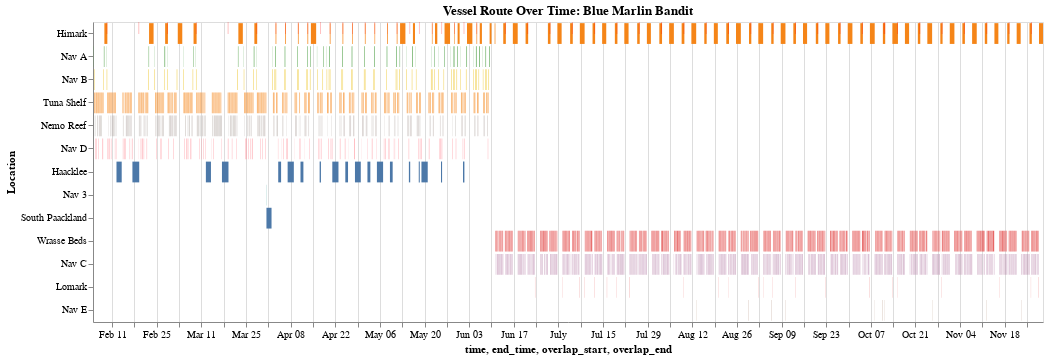

Notebook code for this chart:
### Code cell
# Prepare vessel data
vessel_id = 'bluemarlinbandit292' # Example vessel ID
vessel_data_sorted, location_to_y = prepare_vessel_data(sorted_pings, vessel_id)

# Static visualization
plot_vessel_timeline_static(vessel_data_sorted, location_to_y, harbor_palette)

# Interactive visualization
chart = plot_vessel_timeline_interactive(vessel_data_sorted, location_to_y)
chart.display()

### Figure 1 — Vega-Lite specification as saved in the notebook (floating-point values rounded to 4 significant figures; data arrays with more than 128 entries replaced by an {"elided": "..."} marker saying what was removed)
{"config": {"view": {"continuousWidth": 300, "continuousHeight": 300}}, "layer": [{"data": {"name": "data-719529a56f0980669147512a1de66604"}, "mark": {"type": "bar"}, "encoding": {"color": {"field": "source", "legend": null, "type": "nominal"}, "tooltip": [{"field": "source", "type": "nominal"}, {"field": "time", "type": "temporal"}, {"field": "end_time", "type": "temporal"}, {"field": "dwell_hours", "type": "quantitative"}], "x": {"field": "time", "type": "temporal"}, "x2": {"field": "end_time"}, "y": {"field": "source", "sort": ["Himark", "Nav A", "Nav B", "Tuna Shelf", "Nemo Reef", "Nav D", "Haacklee", "Nav 3", "South Paackland", "Wrasse Beds", "Nav C", "Lomark", "Nav E"], "title": "Location", "type": "nominal"}}, "name": "view_1"}, {"data": {"name": "data-e9d8aaa01efe6a58553bf6d49889a71d"}, "mark": {"type": "bar", "color": "red", "opacity": 0.3}, "encoding": {"x": {"field": "overlap_start", "type": "temporal"}, "x2": {"field": "overlap_end"}, "y": {"value": 0}, "y2": {"value": 12}}}], "height": 300, "params": [{"name": "param_1", "select": {"type": "interval", "encodings": ["x", "y"]}, "bind": "scales", "views": ["view_1"]}], "title": "Vessel Route Over Time: Blue Marlin Bandit", "width": 950, "$schema": "https://vega.github.io/schema/vega-lite/v5.20.1.json", "datasets": {"data-719529a56f0980669147512a1de66604": {"elided": "2708 records"}, "data-e9d8aaa01efe6a58553bf6d49889a71d": {"elided": "1356 records"}}}
